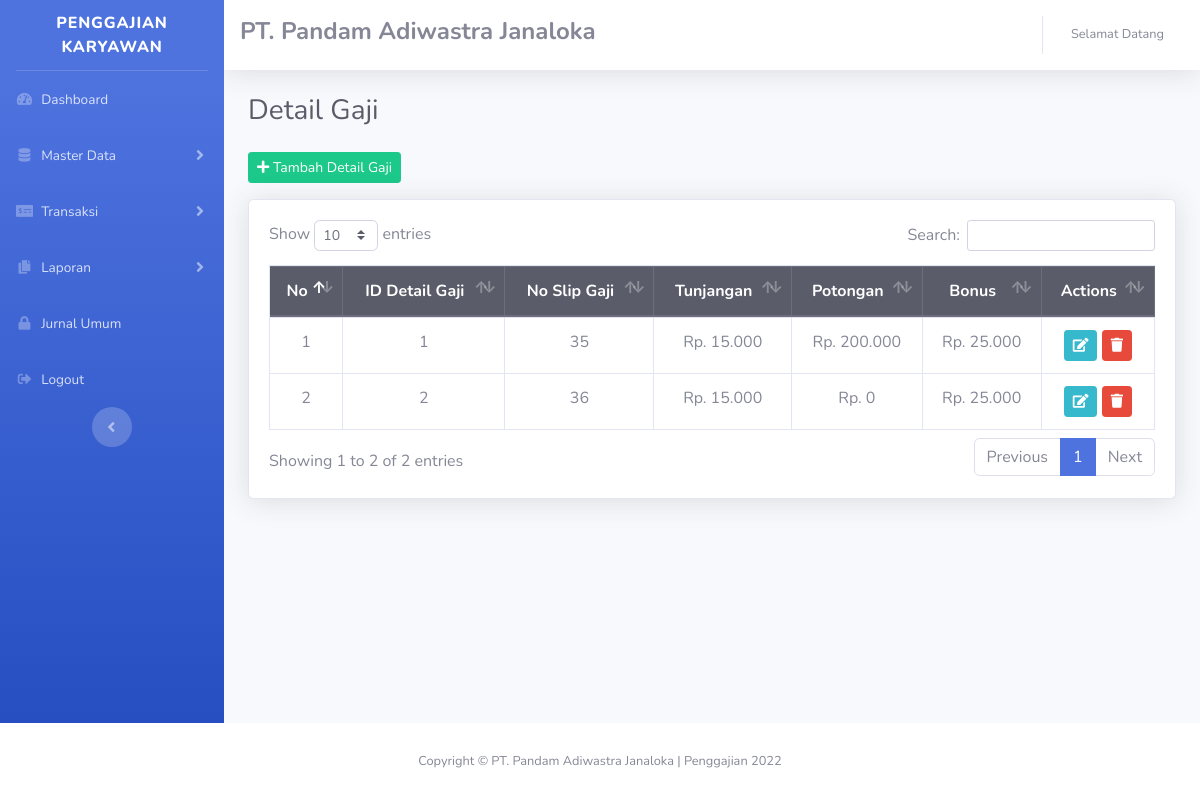
The app's page /index.php/admin/detail_gaji, older data.
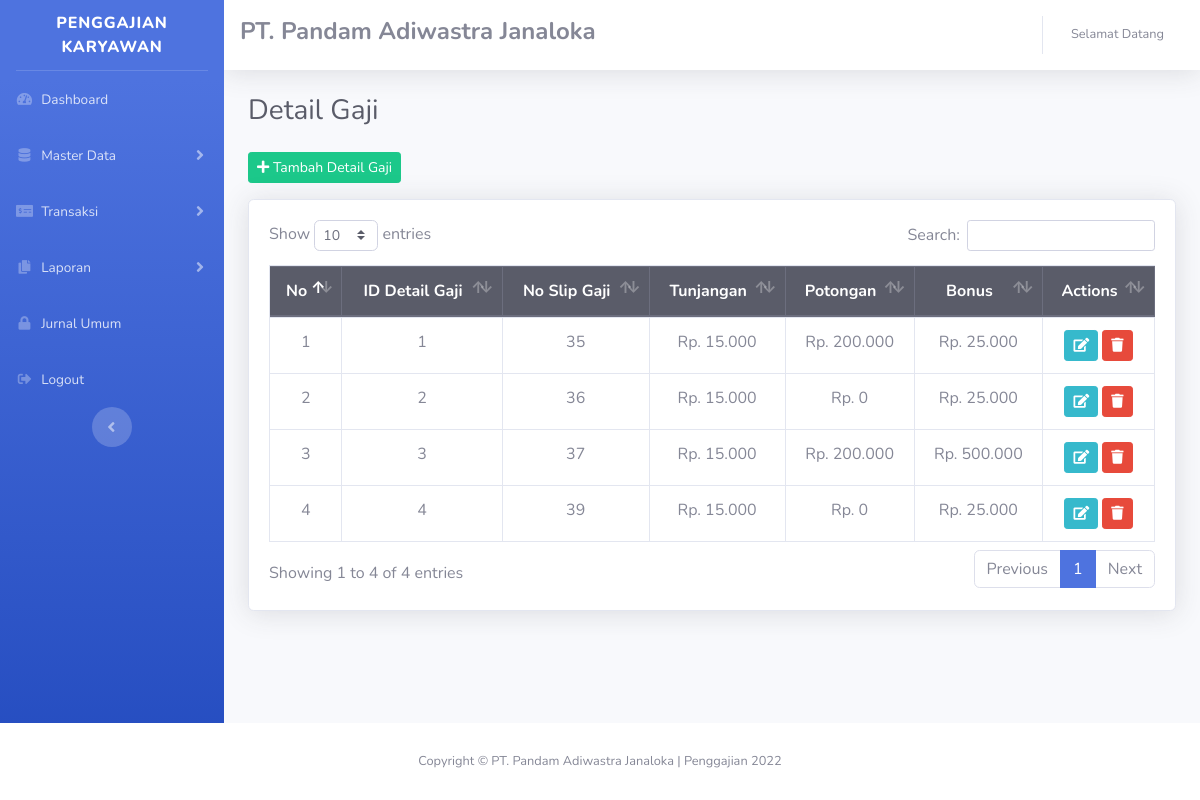
The same page, newer data.
### tables this page shows
CREATE TABLE `detail_gaji` (
  `id_detail_gaji` int(11) NOT NULL,
  `no_slip_gaji` int(11) NOT NULL,
  `id_tunjangan` int(11) NOT NULL,
  `id_potongan` int(11) NOT NULL,
  `id_bonus` int(11) NOT NULL
);

### application/controllers/admin/Detail_Gaji.php (called while the page is built, shortened)
<?php
class Detail_Gaji extends CI_Controller {
    public function index() {
        $data['title'] = "Detail Gaji";
        $data['gaji'] = $this->ModelPenggajian->get_data('data_gaji')->result();
        $data['tunjangan'] = $this->ModelPenggajian->get_data('data_tunjangan')->result();
        $data['bonus'] = $this->ModelPenggajian->get_data('data_bonus')->result();
        $data['potongan'] = $this->ModelPenggajian->get_data('potongan_gaji')->result();
        $data['dg'] = $this->ModelPenggajian->get_data('detail_gaji')->result();
        $data['filter'] = $this->db->query("SELECT data_gaji.*, data_pegawai.nama_pegawai FROM data_gaji INNER JOIN data_pegawai ON data_pegawai.nip = data_gaji.nip  where id_tunjangan = 0")->result();
        $last_detail_query = $this->db->select('id_detail_gaji')->order_by('id_detail_gaji', 'DESC')->limit(1)->get('detail_gaji');
        if ($last_detail_query->num_rows() > 0) {
            $last_id = $last_detail_query->row()->id_detail_gaji;
            $data['next_id'] = $last_id + 1;
        } else {
            $data['next_id'] = 1;
        }
        $this->load->view('template_admin/header', $data);
        $this->load->view('template_admin/sidebar');
        $this->load->view('admin/Detail_Gaji', $data);
        $this->load->view('template_admin/footer');
    }
}
?>

### index.php (called while the page is built, shortened)
<?php
require_once BASEPATH.'core/CodeIgniter.php';

### application/models/ModelPenggajian.php (called while the page is built, shortened)
<?php
class ModelPenggajian extends CI_model{
	public function get_data($table) {
		return $this->db->get($table);
	}
}
?>

### application/views/admin/Detail_Gaji.php (the view, shortened to what this page needs)
<div class="container-fluid">
    <div class="d-sm-flex align-items-center justify-content-between mb-4">
        <h1 class="h3 mb-0 text-gray-800"><?php echo $title; ?></h1>
    </div>
    <a class="btn btn-sm btn-success mb-3" href="#" data-toggle="modal" data-target="#modalTambah"><i
            class="fas fa-plus"></i> Tambah Detail Gaji</a>
</div>
<div class="container-fluid">
    <div class="card shadow mb-4">
        <div class="card-body">
            <div class="table-responsive">
                <table class="table table-bordered" id="dataTable" width="100%" cellspacing="0">
                    <thead class="thead-dark">
                        <tr>
                            <th class="text-center">No</th>
                            <th class="text-center">ID Detail Gaji</th>
                            <th class="text-center">No Slip Gaji</th>
                            <th class="text-center">Tunjangan</th>
                            <th class="text-center">Potongan</th>
                            <th class="text-center">Bonus</th>
                            <th class="text-center">Actions</th>
                        </tr>
                    </thead>
                    <tbody>
                        <?php $no = 1; foreach ($dg as $p) : ?>
                        <tr>
                            <td class="text-center"><?php echo $no++; ?></td>
                            <td class="text-center"><?php echo $p->id_detail_gaji ?></td>
                            <td class="text-center"><?php echo $p->no_slip_gaji; ?></td>
                            <td class="text-center">Rp. <?php echo number_format($p->id_tunjangan,0,',','.') ?></td>
                            <td class="text-center">Rp. <?php echo number_format($p->id_potongan,0,',','.') ?></td>
                            <td class="text-center">Rp. <?php echo number_format($p->id_bonus,0,',','.') ?></td>
                            <td class="text-center">
                                <a class="btn btn-sm btn-info" data-toggle="modal"
                                    data-target="#modalUpdate<?php echo $p->id_detail_gaji; ?>">
                                    <i class="fas fa-edit"></i>
                                </a>
                                <a class="btn btn-sm btn-danger"
                                    href="<?php echo base_url('admin/detail_gaji/delete_data/'.$p->id_detail_gaji); ?>"
                                    onclick="return confirm('Yakin ingin menghapus data?');">
                                    <i class="fas fa-trash"></i>
                                </a>
                                <?php endforeach; ?>
                    </tbody>
                </table>
            </div>
        </div>
    </div>
</div>

Row changes from the older to the newer data that the page shows:
added detail_gaji: id_detail_gaji "3", no_slip_gaji "37", id_tunjangan "15.000", id_potongan "200.000", id_bonus "500.000"
added detail_gaji: id_detail_gaji "4", no_slip_gaji "39", id_tunjangan "15.000", id_potongan "0", id_bonus "25.000"
Text that changed along with them:
text written by a page script: "Show entries Search: Showing 1 to 2 of 2 entries Previous 1 Next" → "Show entries Search: Showing 1 to 4 of 4 entries Previous 1 Next"
